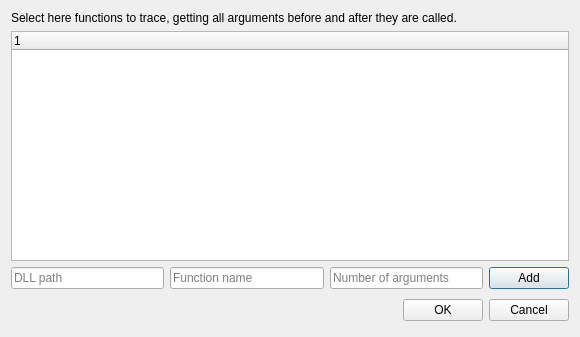
<?xml version="1.0" encoding="UTF-8"?>
<ui version="4.0">
 <class>TracePointSelectorDialog</class>
 <widget class="QDialog" name="TracePointSelectorDialog">
  <property name="geometry">
   <rect>
    <x>0</x>
    <y>0</y>
    <width>580</width>
    <height>337</height>
   </rect>
  </property>
  <property name="windowTitle">
   <string>Dialog</string>
  </property>
  <layout class="QVBoxLayout" name="verticalLayout">
   <item>
    <widget class="QLabel" name="label">
     <property name="text">
      <string>Select here functions to trace, getting all arguments before and after they are called.</string>
     </property>
    </widget>
   </item>
   <item>
    <widget class="QTreeWidget" name="treeWidget">
     <column>
      <property name="text">
       <string notr="true">1</string>
      </property>
     </column>
    </widget>
   </item>
   <item>
    <layout class="QHBoxLayout" name="horizontalLayout">
     <item>
      <widget class="QLineEdit" name="lineEditDll">
       <property name="text">
        <string/>
       </property>
       <property name="placeholderText">
        <string>DLL path</string>
       </property>
      </widget>
     </item>
     <item>
      <widget class="QLineEdit" name="lineEditFunc">
       <property name="text">
        <string/>
       </property>
       <property name="placeholderText">
        <string>Function name</string>
       </property>
      </widget>
     </item>
     <item>
      <widget class="QLineEdit" name="lineEditArgs">
       <property name="placeholderText">
        <string>Number of arguments</string>
       </property>
      </widget>
     </item>
     <item>
      <widget class="QPushButton" name="addPushButton">
       <property name="text">
        <string>Add</string>
       </property>
      </widget>
     </item>
    </layout>
   </item>
   <item>
    <layout class="QHBoxLayout">
     <property name="spacing">
      <number>6</number>
     </property>
     <property name="margin" stdset="0">
      <number>0</number>
     </property>
     <item>
      <spacer>
       <property name="orientation">
        <enum>Qt::Horizontal</enum>
       </property>
       <property name="sizeHint" stdset="0">
        <size>
         <width>131</width>
         <height>31</height>
        </size>
       </property>
      </spacer>
     </item>
     <item>
      <widget class="QPushButton" name="okButton">
       <property name="text">
        <string>OK</string>
       </property>
      </widget>
     </item>
     <item>
      <widget class="QPushButton" name="cancelButton">
       <property name="text">
        <string>Cancel</string>
       </property>
      </widget>
     </item>
    </layout>
   </item>
  </layout>
 </widget>
 <resources/>
 <connections>
  <connection>
   <sender>okButton</sender>
   <signal>clicked()</signal>
   <receiver>TracePointSelectorDialog</receiver>
   <slot>accept()</slot>
   <hints>
    <hint type="sourcelabel">
     <x>278</x>
     <y>253</y>
    </hint>
    <hint type="destinationlabel">
     <x>96</x>
     <y>254</y>
    </hint>
   </hints>
  </connection>
  <connection>
   <sender>cancelButton</sender>
   <signal>clicked()</signal>
   <receiver>TracePointSelectorDialog</receiver>
   <slot>reject()</slot>
   <hints>
    <hint type="sourcelabel">
     <x>369</x>
     <y>253</y>
    </hint>
    <hint type="destinationlabel">
     <x>179</x>
     <y>282</y>
    </hint>
   </hints>
  </connection>
 </connections>
</ui>
